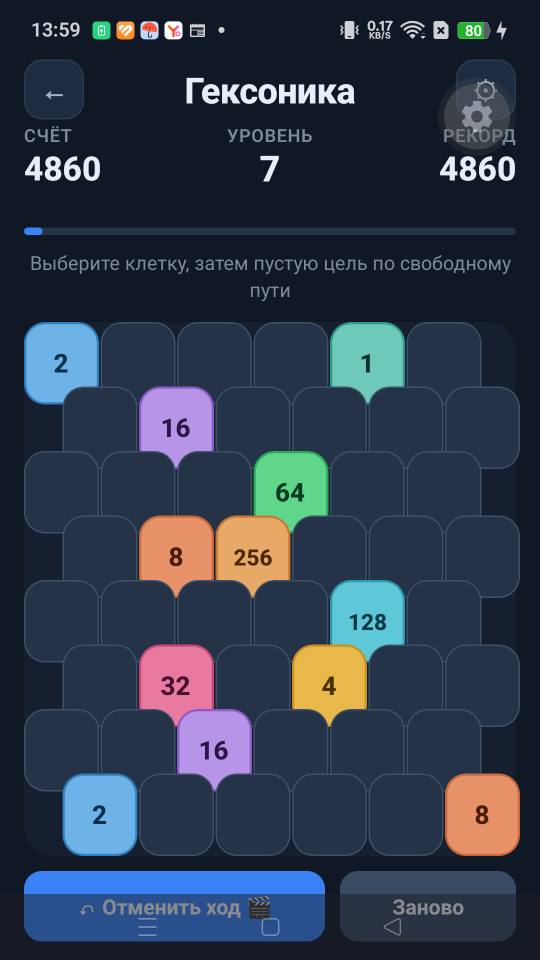
#> input picture store-assets/screenshots/01-hero-high-values.png, 1080 x 1920 px, given in place of 01-hero-high-values.png-raw.png, which was not available (shown at 1/2 size)
$ python -i capture-rustore-screenshots.py   (imports and definitions only)
#> lines starting #> are read from the running program, lines starting #| are printed output that depends on the picture; pictures that were not available may be replaced by others from this repository, and a replacement may not be noted
"""
Capture RuStore gameplay screenshots from a DEV build on a connected device.

Uses the DEV ScreenshotCaptureBar (top strip) so taps stay above the gesture zone.
Fixtures auto-hide the bar after load for clean captures.
"""
from __future__ import annotations

import re
import subprocess
import sys
import time
from pathlib import Path

from PIL import Image

SERIAL = sys.argv[1] if len(sys.argv) > 1 else '6af40c5'
ROOT = Path(__file__).resolve().parents[1]
OUT_DIR = ROOT / 'store-assets' / 'screenshots'
TMP = ROOT / 'tmp-shot-work'
# [1 line not run here, left out]

TARGET_W = 1080
TARGET_H = 1920

# accessibilityLabel stays the full fixture id; on-screen text is shortened.
SHOTS = [
	('screenshotNormal', '01-hero.png', None, 860),
	('screenshotMove', '02-movement.png', 'select', 180),
	('screenshotMerge', '03-merge.png', None, 420),
	('screenshotCascade', '04-cascade.png', None, 980),
	('screenshotHigh', '05-high-values.png', None, 4860),
	('screenshotLevel', '06-levels.png', None, 1450),
]


def adb (*args: str, check: bool = True) -> subprocess.CompletedProcess[str]:
	return subprocess.run(
		['adb', '-s', SERIAL, *args],
		check=check,
		capture_output=True,
		text=True,
		encoding='utf-8',
		errors='replace',
	)


# [48 lines left out: functions dump_ui, nodes, find_label, find_prefix_text, not called in this run]


def tap (x: int, y: int) -> None:
	adb('shell', 'input', 'tap', str(x), str(y))
	time.sleep(0.4)


# [124 lines left out: functions set_immersive, score_from_ui, dismiss_dev_menus, ensure_game, show_shot_bar, load_fixture and 2 more, not called in this run]


def capture_crop (name: str) -> Path:
	remote = '/sdcard/rustore_shot.png'
	adb('shell', 'screencap', '-p', remote)
#> (the call stopped at in adb, `return subprocess.run( ['adb', '-s', SERIAL, *args], check=check, capt..`: subprocess is not available in this run)
	raw = TMP / f'{name}-raw.png'
	adb('pull', remote, str(raw))
#> (the call stopped at in adb, `return subprocess.run( ['adb', '-s', SERIAL, *args], check=check, capt..`: subprocess is not available in this run)
	im = Image.open(raw).convert('RGB')
	w, h = im.size
#> w = 1080; h = 1920
	if w != TARGET_W:
		scale = TARGET_W / float(w)
		im = im.resize(
			(TARGET_W, int(round(h * scale))),
			Image.Resampling.LANCZOS,
		)
		w, h = im.size
	# Drop status bar (~80) and stop before DEV/nav (~1930 on OPPO 2400).
	top = 80
	bottom = min(h, 1930)
#> bottom = 1920
	content = im.crop((0, top, TARGET_W, bottom))
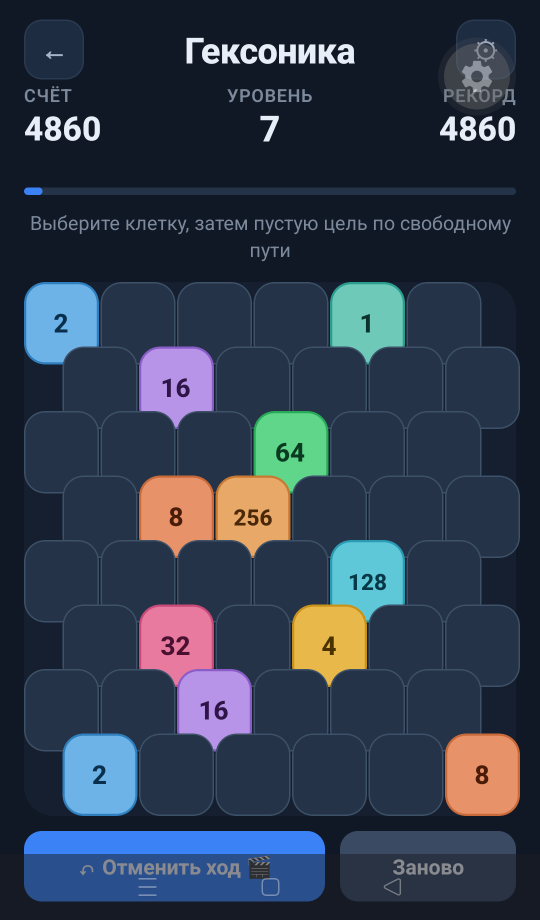
#> content: PIL image 1080x1840 RGB (shown at 1/2 size); mean R, G, B 47.6, 59, 76.3
	# Pad to exact 1080x1920 with brand background (no geometry distortion).
	canvas = Image.new('RGB', (TARGET_W, TARGET_H), (16, 24, 38))
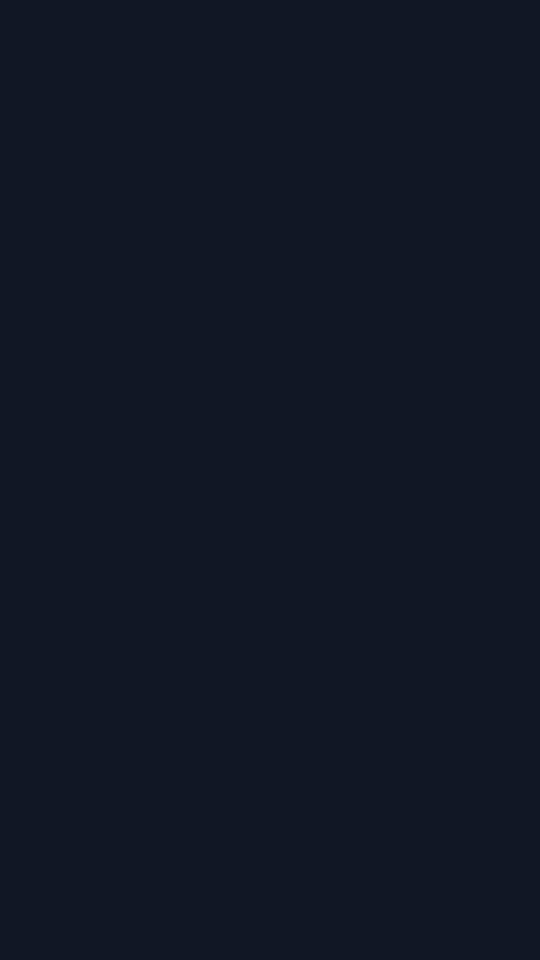
#> canvas: PIL image 1080x1920 RGB (shown at 1/2 size); mean R, G, B 16, 24, 38
	canvas.paste(content, (0, 0))
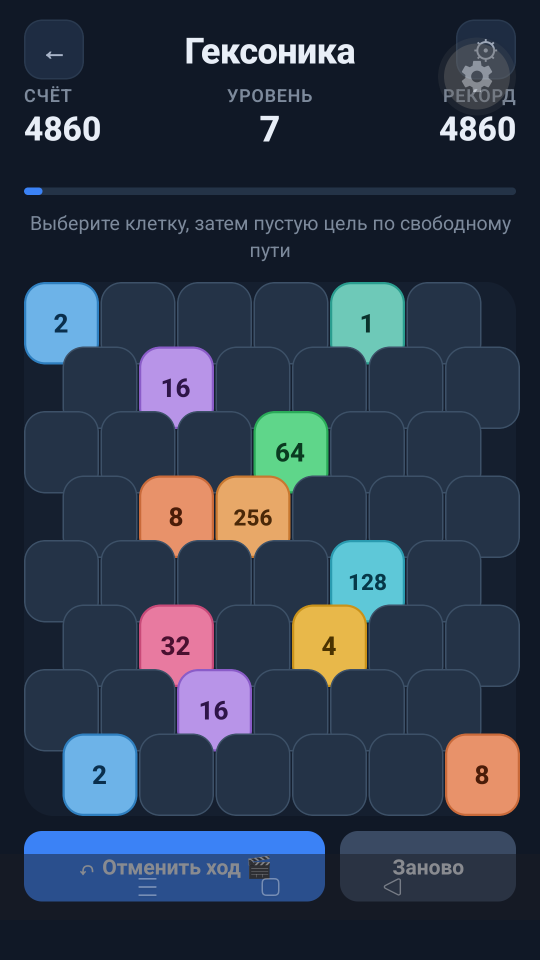
#> canvas: PIL image 1080x1920 RGB (shown at 1/2 size); mean R, G, B 46.3, 57.5, 74.7
	OUT_DIR.mkdir(parents=True, exist_ok=True)
	out = OUT_DIR / name
	canvas.save(out, format='PNG', optimize=True)
	print(f'Wrote {out} {canvas.size}')
#| Wrote store-assets/screenshots/../store-assets/screenshots/01-hero-high-values.png (1080, 1920)
	return out


# [15 lines left out: function main, not called in this run]


# [2 lines not run here, left out]

>>> result = capture_crop('../store-assets/screenshots/01-hero-high-values.png')
